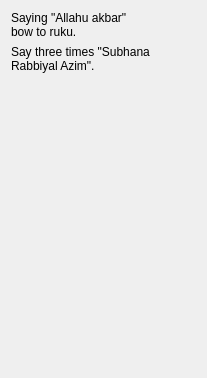
                  <widget class="QWidget" name="ruku_2_sunnah_fajr_page">
                   <layout class="QVBoxLayout" name="verticalLayout_31">
                    <item>
                     <layout class="QHBoxLayout" name="horizontalLayout_19">
                      <item>
                       <widget class="QLabel" name="takbir_ruku_2_sunnah_fajr_label">
                        <property name="text">
                         <string>Saying &quot;Allahu akbar&quot; bow to ruku.</string>
                        </property>
                        <property name="wordWrap">
                         <bool>true</bool>
                        </property>
                       </widget>
                      </item>
                      <item>
                       <widget class="QPushButton" name="takbir_ruku_2_sunnah_fajr_pushButton">
                        <property name="sizePolicy">
                         <sizepolicy hsizetype="Fixed" vsizetype="Fixed">
                          <horstretch>0</horstretch>
                          <verstretch>0</verstretch>
                         </sizepolicy>
                        </property>
                        <property name="text">
                         <string/>
                        </property>
                        <property name="icon">
                         <iconset resource="resources.qrc">
                          <normaloff>:/icons/audio.svg</normaloff>:/icons/audio.svg</iconset>
                        </property>
                        <property name="iconSize">
                         <size>
                          <width>48</width>
                          <height>48</height>
                         </size>
                        </property>
                        <property name="flat">
                         <bool>true</bool>
                        </property>
                       </widget>
                      </item>
                     </layout>
                    </item>
                    <item>
                     <layout class="QHBoxLayout" name="horizontalLayout_26">
                      <item>
                       <widget class="QLabel" name="azim_2_sunnah_fajr_label">
                        <property name="text">
                         <string>Say three times &quot;Subhana Rabbiyal Azim&quot;.</string>
                        </property>
                        <property name="wordWrap">
                         <bool>true</bool>
                        </property>
                       </widget>
                      </item>
                      <item>
                       <widget class="QPushButton" name="azim_2_sunnah_fajr_pushButton">
                        <property name="sizePolicy">
                         <sizepolicy hsizetype="Fixed" vsizetype="Fixed">
                          <horstretch>0</horstretch>
                          <verstretch>0</verstretch>
                         </sizepolicy>
                        </property>
                        <property name="text">
                         <string/>
                        </property>
                        <property name="icon">
                         <iconset resource="resources.qrc">
                          <normaloff>:/icons/audio.svg</normaloff>:/icons/audio.svg</iconset>
                        </property>
                        <property name="iconSize">
                         <size>
                          <width>48</width>
                          <height>48</height>
                         </size>
                        </property>
                        <property name="flat">
                         <bool>true</bool>
                        </property>
                       </widget>
                      </item>
                     </layout>
                    </item>
                    <item>
                     <spacer name="verticalSpacer_9">
                      <property name="orientation">
                       <enum>Qt::Vertical</enum>
                      </property>
                      <property name="sizeHint" stdset="0">
                       <size>
                        <width>20</width>
                        <height>294</height>
                       </size>
                      </property>
                     </spacer>
                    </item>
                   </layout>
                  </widget>
